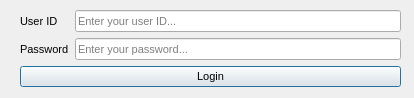
<?xml version="1.0" encoding="UTF-8"?>
<ui version="4.0">
 <class>Login_Page</class>
 <widget class="QDialog" name="Login_Page">
  <property name="geometry">
   <rect>
    <x>0</x>
    <y>0</y>
    <width>414</width>
    <height>98</height>
   </rect>
  </property>
  <property name="font">
   <font>
    <pointsize>8</pointsize>
   </font>
  </property>
  <property name="windowTitle">
   <string>Service Management System - Login</string>
  </property>
  <widget class="QWidget" name="formLayoutWidget">
   <property name="geometry">
    <rect>
     <x>20</x>
     <y>10</y>
     <width>381</width>
     <height>81</height>
    </rect>
   </property>
   <layout class="QFormLayout" name="login_layout">
    <item row="1" column="0">
     <widget class="QLabel" name="user_label">
      <property name="font">
       <font>
        <pointsize>8</pointsize>
       </font>
      </property>
      <property name="text">
       <string>User ID</string>
      </property>
     </widget>
    </item>
    <item row="1" column="1">
     <widget class="QLineEdit" name="user">
      <property name="font">
       <font>
        <pointsize>8</pointsize>
       </font>
      </property>
      <property name="styleSheet">
       <string notr="true"/>
      </property>
      <property name="placeholderText">
       <string>Enter your user ID...</string>
      </property>
     </widget>
    </item>
    <item row="2" column="0">
     <widget class="QLabel" name="pswd_label">
      <property name="font">
       <font>
        <pointsize>8</pointsize>
       </font>
      </property>
      <property name="text">
       <string>Password</string>
      </property>
     </widget>
    </item>
    <item row="2" column="1">
     <widget class="QLineEdit" name="pswd">
      <property name="font">
       <font>
        <pointsize>8</pointsize>
       </font>
      </property>
      <property name="styleSheet">
       <string notr="true"/>
      </property>
      <property name="text">
       <string/>
      </property>
      <property name="echoMode">
       <enum>QLineEdit::Password</enum>
      </property>
      <property name="placeholderText">
       <string>Enter your password...</string>
      </property>
     </widget>
    </item>
    <item row="3" column="0" colspan="2">
     <widget class="QPushButton" name="login_btn">
      <property name="font">
       <font>
        <pointsize>8</pointsize>
       </font>
      </property>
      <property name="statusTip">
       <string/>
      </property>
      <property name="whatsThis">
       <string/>
      </property>
      <property name="text">
       <string>Login</string>
      </property>
     </widget>
    </item>
   </layout>
  </widget>
 </widget>
 <resources/>
 <connections/>
</ui>
